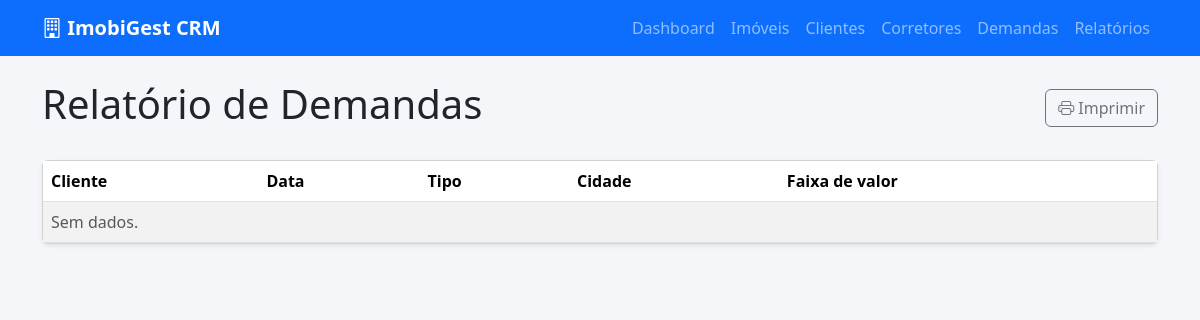
The app's page /relatorios/demandas/, older data.
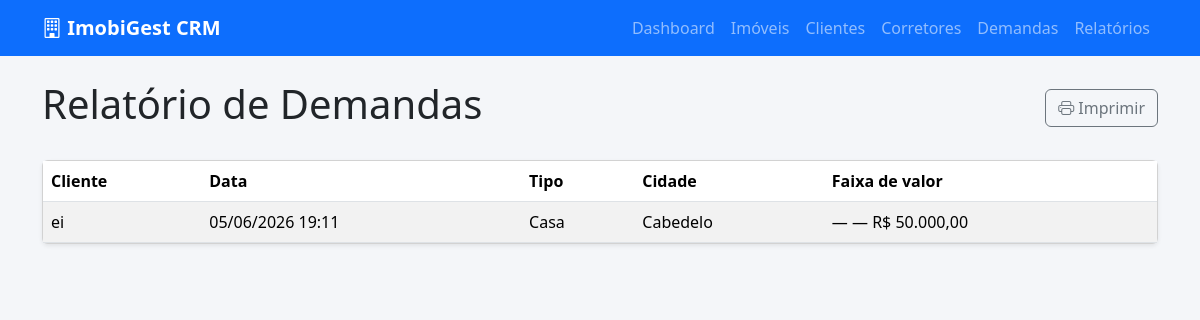
The same page, newer data.
### apps/imoveis/models.py (models this page shows, shortened)
class DemandaCliente(models.Model):
    TIPO_CHOICES = [
        ('casa', 'Casa'),
        ('apartamento', 'Apartamento'),
        ('cobertura', 'Cobertura'),
        ('terreno', 'Terreno'),
        ('comercial', 'Comercial'),
    ]
    FINALIDADE_CHOICES = [
        ('venda', 'Venda'),
        ('locacao', 'Locação'),
    ]
    STATUS_CHOICES = [
        ('aberta', 'Aberta'),
        ('atendida', 'Atendida'),
    ]
    cliente = models.ForeignKey('Cliente', on_delete=models.CASCADE)
    tipo_imovel = models.CharField(max_length=30, choices=TIPO_CHOICES)
    finalidade = models.CharField(max_length=20, choices=FINALIDADE_CHOICES)
    status = models.CharField(max_length=20, choices=STATUS_CHOICES, default='aberta')
    valor_minimo = models.DecimalField(max_digits=12, decimal_places=2, null=True, blank=True)
    valor_maximo = models.DecimalField(max_digits=12, decimal_places=2, null=True, blank=True)
    cidade = models.CharField(max_length=50, choices=CIDADE_CHOICES, default='João Pessoa')
    bairro = models.CharField(max_length=100, blank=True, null=True)
    bairros = models.CharField(max_length=500, blank=True, null=True, help_text='Bairros separados por vírgula')
    dormitorios = models.IntegerField(null=True, blank=True)
    vagas = models.IntegerField(null=True, blank=True)
    posicao_solar = models.CharField(
        max_length=15,
        choices=[
            ('nascente', 'Nascente'),
            ('sul', 'Sul'),
            ('poente', 'Poente'),
            ('indiferente', 'Indiferente'),
        ],
        default='indiferente',
    )
    infraestrutura = models.ManyToManyField('Infraestrutura', blank=True)
    criado_em = models.DateTimeField(auto_now_add=True)

class Cliente(models.Model):
    nome = models.CharField(max_length=150)
    telefone = models.CharField(max_length=20)
    email = models.EmailField(blank=True, null=True)
    observacao = models.TextField(blank=True, null=True)
    criado_em = models.DateTimeField(auto_now_add=True)

### apps/relatorios/views.py (the view)
# urls.py: path('demandas/', RelatorioDemandasView.as_view(), name='demandas'),
class RelatorioDemandasView(TemplateView):
    template_name = 'relatorios/demandas.html'
    def get_context_data(self, **kwargs):
        context = super().get_context_data(**kwargs)
        context['demandas'] = DemandaCliente.objects.select_related('cliente').order_by('-criado_em')
        return context

### apps/imoveis/templatetags/moeda_filters.py (called while the page is built)
@register.filter
def moeda(valor):
    return formatar_moeda(valor)

### apps/imoveis/utils.py (called while the page is built)
def formatar_moeda(valor, simbolo=True):
    if valor is None or valor == '':
        return '—'
    try:
        numero = Decimal(str(valor))
        texto = f'{numero:,.2f}'.replace(',', 'X').replace('.', ',').replace('X', '.')
        return f'R$ {texto}' if simbolo else texto
    except (InvalidOperation, ValueError, TypeError):
        return str(valor)

### apps/relatorios/templates/relatorios/demandas.html (shortened to what this page needs)
{% extends 'base.html' %}
{% load moeda_filters %}
{% block content %}
<div class="d-flex justify-content-between align-items-center mb-4">
    <h1>Relatório de Demandas</h1>
    <button onclick="window.print()" class="btn btn-outline-secondary"><i class="bi bi-printer"></i> Imprimir</button>
</div>
<div class="card shadow-sm">
    <div class="table-responsive">
        <table class="table table-striped mb-0">
            <thead>
                <tr>
                    <th>Cliente</th>
                    <th>Data</th>
                    <th>Tipo</th>
                    <th>Cidade</th>
                    <th>Faixa de valor</th>
                </tr>
            </thead>
            <tbody>
                {% for demanda in demandas %}
                <tr>
                    <td>{{ demanda.cliente.nome }}</td>
                    <td>{{ demanda.criado_em|date:"d/m/Y H:i" }}</td>
                    <td>{{ demanda.get_tipo_imovel_display }}</td>
                    <td>{{ demanda.cidade|default:"—" }}</td>
                    <td>
                        {% if demanda.valor_minimo or demanda.valor_maximo %}
                            {{ demanda.valor_minimo|moeda }} — {{ demanda.valor_maximo|moeda }}
                        {% else %}—{% endif %}
                    </td>
                </tr>
                {% empty %}
                <tr><td colspan="5" class="text-muted">Sem dados.</td></tr>
                {% endfor %}
            </tbody>
        </table>
    </div>
</div>
{% endblock %}

Row changes from the older to the newer data that the page shows:
added DemandaCliente: cliente.nome "ei", criado_em "05/06/2026 19:11", tipo_imovel "Casa", cidade "Cabedelo", valor_minimo|moeda "—", valor_maximo|moeda "R$ 50.000,00"
Text that changed along with them:
text no longer shown: "Sem dados."
